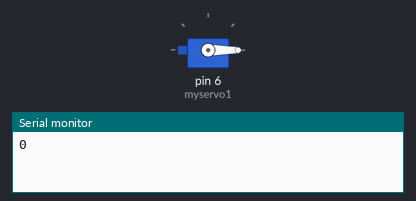
A sketch run on a simulated Arduino Uno, built with avr-gcc and run on an emulated ATmega328P. Parts: servo, the last lines printed to the serial monitor.

Above: at 0.05 s.
At 4.5 s:
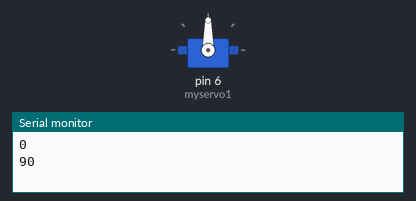
At 9.0 s:
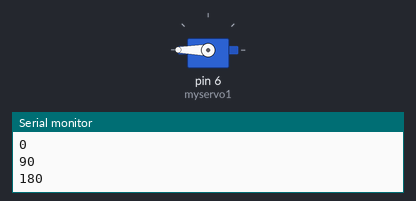
Timing chart, 0 to 11.7 s (numbered marks = the images above):
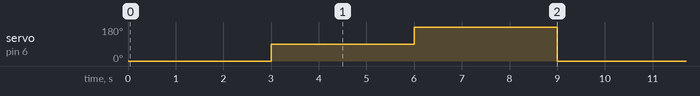

Measured:
- by itself, servo on pin 6 (myservo1): repeats every 9.0 s: 180° 3.0 s, 0° 3.0 s, 90° 3.0 s

The sketch:

Servo_setup_V0_10Mar2022.ino
```cpp
//Written by Ahmet Burkay KIRNIK
//Measurement of Angle with MPU-6050(GY-521)

#include<Wire.h>
#include <Servo.h>

Servo myservo1;  // create servo object to control a servo

double x1; double y1; double z1;
double x2; double y2; double z2;


void setup() {

  myservo1.attach(6);  // attaches the servo on pin 10 to the servo object

  Serial.begin(115200);

}

void loop() {


  myservo1.write(0);
  Serial.print(myservo1.read());
  Serial.println("     ");
  delay(3000);
  myservo1.write(90);
  Serial.print(myservo1.read());
  Serial.println("     ");
  delay(3000);
  myservo1.write(180);
  Serial.print(myservo1.read());
  Serial.println("     ");
  delay(3000);


}
```
